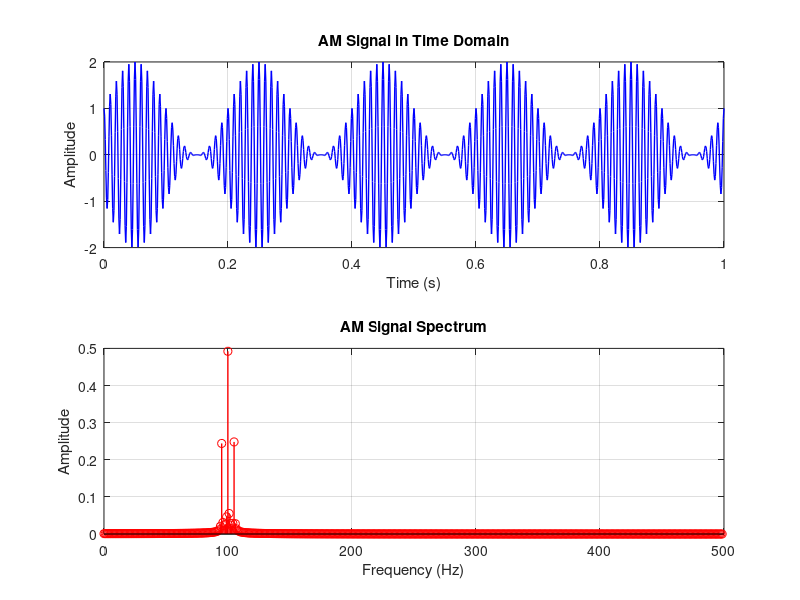

The MATLAB source for this figure:
clc;
close all;
clear;

% Parameters
Fs = 1000;                % Sampling frequency (Hz)
T = 1;                    % Signal duration (seconds)
t = 0:0.001:1;        % Time vector
fc = 100;                 % Carrier frequency (Hz)
fm = 5;                   % Message frequency (Hz)
Am = 1;                   % Amplitude of the message signal

% Generate Signals
carrier_signal = cos(2 * pi * fc * t);          % Carrier signal
message_signal = Am * sin(2 * pi * fm * t);     % Message signal
AM_signal = (1 + message_signal) .* carrier_signal; % AM signal

% Plot Time Domain Signals
subplot(2, 1, 1);
plot(t, AM_signal, 'b', 'LineWidth', 1);
xlabel('Time (s)');
ylabel('Amplitude');
title('AM Signal in Time Domain');
grid on;

% Frequency Spectrum
N = length(AM_signal);                  % Number of samples
AM_spectrum = fft(AM_signal) / N;       % Normalized FFT
frequencies = (0:N/2-1) * Fs / N;       % One-sided frequency vector

% Plot Frequency Spectrum
subplot(2, 1, 2);
stem(frequencies, abs(AM_spectrum(1:N/2)), 'r', 'LineWidth', 1);
xlabel('Frequency (Hz)');
ylabel('Amplitude');
title('AM Signal Spectrum');
grid on;